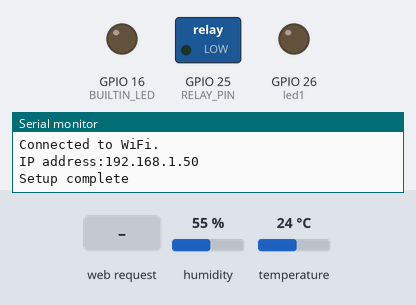
Simulated run of this sketch. Board: ESP32. Parts: switched loads named in the sketch (green lamp = pin HIGH), output pins drawn as LEDs (lit = HIGH), the last lines printed to the serial monitor. The test bench sets the inputs (shaded band); at power-on: humidity 55 %, temperature 24 °C. WiFi joins after 1.5 s; servers stay silent unless stated.

Above: at 6.2 s.
6.3 s: HTTP request GET /SET_PUMP_ON received
At 7.5 s:
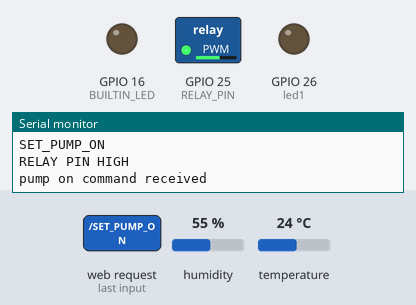
7.8 s: HTTP request GET /SET_PUMP_HALF received
At 8.6 s:
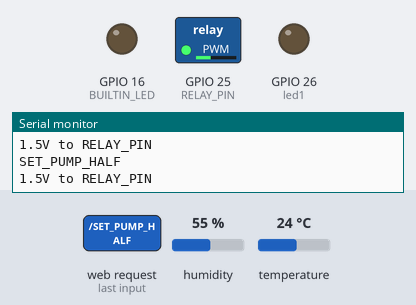
9.3 s: HTTP request GET /SET_PUMP_OFF received
At 9.8 s:
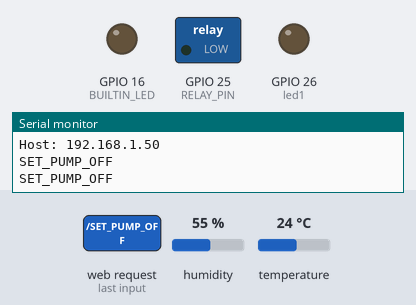
Timing chart, 0 to 12.3 s (numbered marks = the images above; inputs shaded):
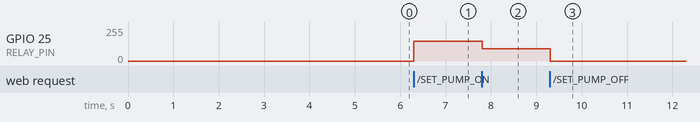

The sketch:

esp32_sprinkler_prototype.ino
```cpp
/*********
  Zhao Zheng
  For UNSW Maker Games 2019
  https://github.com/zhaoquanzheng/MakerGames2019Waratah

  Debug is only available while the Arduino IDE,Console is open
  and chip is connected to the computer

  This code is built from tutorial codes and represents what I
  have learnt during this competition.
**********/


#ifndef WIFI
  #include <WiFi.h>
  #define WIFI
#endif
#include <DHTesp.h>

#define BUILTIN_LED 16
//#define LIGHT_SENSOR_PIN GPIO36 //not used
#define DHT_SENSOR_PIN 39 //GPIO39
#define FLOW_SENSOR_PIN 34 //GPIO34
#define RELAY_PIN 25
#define led1 26

//Copying ESP8266WifiMulti functionality
typedef struct {
  char* ssid;
  char* password;
} WiFiAPEntry;
IPAddress local_IP(192,168,1,123);
IPAddress gateway(192,168,1,1);
IPAddress subnet(255,255,0,0);

int DEBUG = 1;
WiFiServer server(80);
String line;
DHTesp dht;
float humidity;
float temperature;
int flowrate;
TaskHandle_t Task1;

void WiFiConnect();
void updateAllSensors();
void sendHTTPResponse(WiFiClient client);
void sendHTMLPage(WiFiClient client);

//int get_connection_status();
int get_pump_status();
int get_alerts();
float get_humidity();
float get_temperature();
int get_flowrate();
void pump_on();
void pump_off();
void pump_half();
void hello_world();
void set_led(int s);
void debug_on();
void debug_off();

String get_BUILTIN_LED_status();

void setup() {
  Serial.begin(115200);                         //For Debugging
  pinMode(BUILTIN_LED,OUTPUT);                  //For controlling LED onboard the chip
  dht.setup(DHT_SENSOR_PIN,DHTesp::DHT11);      //For setting DHT11 as our sensor
  pinMode(FLOW_SENSOR_PIN,INPUT);               //For sensing flowrate
  pinMode(RELAY_PIN,OUTPUT);                    //For controlling Relay Shield
  pinMode(led1,OUTPUT);
//  ledc_base_freq = 5000;
//  ledc_timer = 13;
  ledcSetup(0, 5000, 13);
  ledcAttachPin(RELAY_PIN, 0);
  /* Code Block for setting a static IP address
  if(!WiFi.config(local_IP,gateway,subnet)){
    Serial.println("IP config fail");
  }
  */

  //create a task that will be executed in the Task1code() function, with priority 1 and executed on core 0
  /*
  xTaskCreatePinnedToCore(
                    Task1code,   // Task function.
                    "Task1",     // name of task.
                    10000,       // Stack size of task
                    NULL,        // parameter of the task
                    1,           // priority of the task
                    &Task1,      // Task handle to keep track of created task
                    0);          // pin task to core 0
  */
  //delay(500);

  WiFiConnect();
  //dht.begin();
  server.begin();
  Serial.println("Setup complete");
}

void loop() {
  WiFiClient client = server.available();

  if(client){
    Serial.println("New Client");
    String currentLine = "";
    int urlLine = 1; //True
    while (client.connected()){
      if(client.available()){
        char c = client.read();
        Serial.write(c);
        line += c;
        if ( c == '\n'){
          if (urlLine == 1){
            /*
             * Serial print are debugging messages to the Computer
             * client print are return messages sent over the WiFi Connection
             */
            if (line.indexOf("GET_CONNECTION_STATUS")>0){
              Serial.println("GET_CONNECTION_STATUS");
              client.println("1");              //Return 1 as heartbeat message
            }else if(line.indexOf("GET_PUMP_STATUS")>0){
              Serial.println("GET_PUMP_STATUS");
              client.println(get_pump_status());
            }else if(line.indexOf("GET_ALERTS")>0){
              Serial.println("GET_ALERTS");
              client.println(get_alerts());
            }else if(line.indexOf("GET_HUMIDITY")>0){
              Serial.println("GET_HUMIDITY");
              client.println(get_humidity());
            }else if(line.indexOf("GET_TEMPERATURE")>0){
              Serial.println("GET_TEMPERATURE");
              client.println(get_temperature());
            }else if(line.indexOf("GET_FLOWRATE")>0){
              Serial.println("GET_FLOWRATE");
              client.println(get_flowrate());
            }else if(line.indexOf("SET_PUMP_ON")>0){
              Serial.println("SET_PUMP_ON");
              pump_on();
              client.println("1");
              Serial.println("pump on command received");
            }else if(line.indexOf("SET_PUMP_OFF")>0){
              Serial.println("SET_PUMP_OFF");
              pump_off();
              client.println("1");
            }else if(line.indexOf("SET_PUMP_HALF")>0){
              Serial.println("SET_PUMP_HALF");
              pump_half();
            }else if(line.indexOf("HELLO_WORLD")>0){
              Serial.println("HELLO_WORLD");
              hello_world();
            }else if(line.indexOf("SET_LED")>0){
              Serial.print("SET_LED");
              int index = line.indexOf("SET_LED")+7;
              int s = (int) line[index]-'0';
              set_led(s);
              Serial.println(s);
            }else if(line.indexOf("DEBUG_ON")>0){
              Serial.println("DEBUG_ON");
              debug_on();
            }else if(line.indexOf("DEBUG_OFF")>0){
              Serial.println("DEBUG_OFF");
              debug_off();
            }
          }

          if(currentLine.length()==0){          //Double \n marks end of HTTP header
            sendHTTPResponse(client);
            sendHTMLPage(client);
          } else {                             //Single \n marks end of line
            currentLine = "";
          }
        } else if (c != '\r') {
          currentLine += c;
        }
      }
    }
    line = "";
    client.stop();
    Serial.println("Client disconnected.");
    Serial.println("");
  }

  if(WiFi.status() != WL_CONNECTED){
    WiFiConnect();
  }
}

void WiFiConnect(){
  int numAP = 4;
  WiFiAPEntry APList[numAP]; //Change size of list manually
  APList[0] = (WiFiAPEntry) {"WiFiName","WiFiPassword"}; //Remove passwords before uploading to GitHub

  int i = 0;
  while(WiFi.status() != WL_CONNECTED){
    //try connecting to one
    WiFiAPEntry attempt = APList[i];
    i = (i+1)%numAP;
    WiFi.begin(attempt.ssid,attempt.password);
    Serial.printf("Attempting connection to %s\n",attempt.ssid);
    //wait for 5s
    delay(5000);
  }
  if (WiFi.status()==WL_CONNECTED) {
    Serial.printf("\nConnected to WiFi.\nIP address:");
    Serial.println(WiFi.localIP());
  }
}
void sendHTTPResponse(WiFiClient client){
  client.println("HTTP/1.1 200 OK");
  client.println("Content-type:text/html");
  client.println("Connection: close");
  client.println();
}
void sendHTMLPage(WiFiClient client){
  // Display the HTML web page
  client.println("<!DOCTYPE html><html>");
  client.println("<head><meta name=\"viewport\" content=\"width=device-width, initial-scale=1\">");
  client.println("<link rel=\"icon\" href=\"data:,\">");
  // CSS to style the on/off buttons
  // Feel free to change the background-color and font-size attributes to fit your preferences
  client.println("<style>html { font-family: Helvetica; display: inline-block; margin: 0px auto; text-align: center;}");
  client.println(".button { background-color: #4CAF50; border: none; color: white; padding: 16px 40px;");
  client.println("text-decoration: none; font-size: 30px; margin: 2px; cursor: pointer;}");
  client.println(".button2 {background-color: #555555;}</style></head>");
  //Web Page Heading
  client.println("<body><h1>Prototype Web Interface</h1>");
  //Display current stats
  client.println("<p>Builtin LED is: " + get_BUILTIN_LED_status() + "</p>");
  client.println("<p>Humidity is: " + String(get_humidity()) + "</p>");
  client.println("<p>Temperature is: " + String(get_temperature()) + "</p>");
  client.println("<p>Flowrate is: " + String(get_flowrate()) + "</p>");
  //Display some buttons
  client.println("<p><a href=\"/SET_LED0\"><button class=\"button\">LED to Off</button></a></p>");
  client.println("<p><a href=\"/SET_LED1\"><button class=\"button button2\">LED to On</button></a></p>");
  client.println("<p><a href=\"/SET_PUMP_ON\"><button class=\"button\">SET_PUMP_ON</button></a></p>");
  client.println("<p><a href=\"/SET_PUMP_OFF\"><button class=\"button button2\">SET_PUMP_OFF</button></a></p>");
  client.println("</body></html>");
  client.println();
}
int get_pump_status(){
  return 1;
}
int get_alerts(){
  return 0;
}
float get_humidity(){
  return dht.getHumidity();
}
float get_temperature(){
  return dht.getTemperature();
}
int get_flowrate(){
  return 0;
}
void pump_on(){
//  analogWrite(RELAY_PIN,HIGH);
  ledcWrite(0, 4800);
  Serial.println("RELAY PIN HIGH");
  return;
}
void pump_off(){
//  analogWrite(RELAY_PIN,LOW);
  ledcWrite(0,0);
  return;
}
void pump_half(){
//  analogWrite(RELAY_PIN,1.5);
  ledcWrite(0,3000);
  Serial.println("1.5V to RELAY_PIN");
  return;
}
void hello_world(){
  Serial.println("Hello World!");
  return;
}
void set_led(int s){
  if(s==0){
    digitalWrite(BUILTIN_LED,HIGH);
  }else{
    digitalWrite(BUILTIN_LED,LOW);
  }
  return;
}
void debug_on(){
  DEBUG = 1;
}
void debug_off(){
  DEBUG = 0;
}


String get_BUILTIN_LED_status(){
  if(digitalRead(BUILTIN_LED)==HIGH){
    return "Off";
  }else{
    return "On";
  }
}

//Task1code: blinks an LED every 1000 ms
void Task1code( void * pvParameters ){
  Serial.print("Task1 running on core ");
  Serial.println(xPortGetCoreID());

  for(;;){
    digitalWrite(led1, HIGH);
    delay(500);
    digitalWrite(led1, LOW);
    delay(500);
  }
}
```

Measured:
- after the input at 6.3 s, GPIO 25 (RELAY_PIN): 0/255 → 149/255 at once
- after the input at 7.8 s, GPIO 25 (RELAY_PIN): 149/255 → 93/255 at once
- after the input at 9.3 s, GPIO 25 (RELAY_PIN): 93/255 → 0/255 at once
